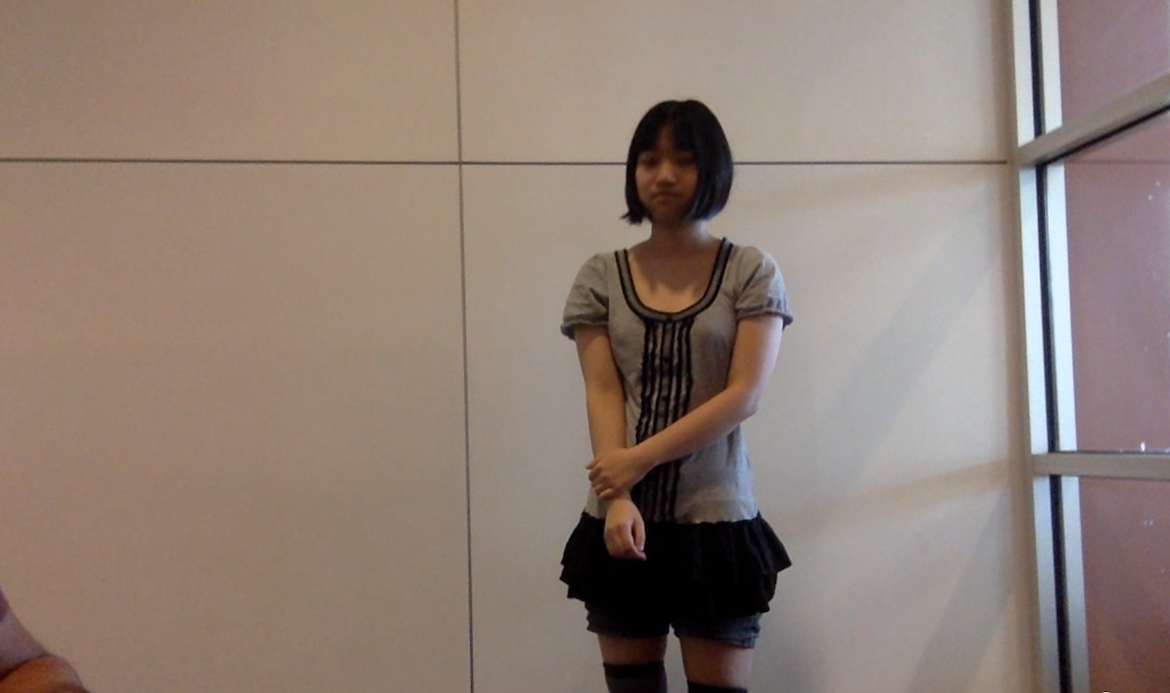
#> input picture photos/sample2.png, 1170 x 693 px
$ python faces.py   (Python 2 division)
#> lines starting #> are read from the running program, lines starting #| are printed output that depends on the picture; after the words box and inside, x2 and y2 are one past the last pixel; in counts of white or black regions, pixels touching at a corner belong together
import numpy as np
import cv2


# Displays image, press any key to close window
def displayImage(img):
	cv2.imshow("Detect Features", img)
	cv2.waitKey(0)
	cv2.destroyAllWindows()


if __name__ == '__main__':

	img = cv2.imread("photos/sample2.png", 1)
#> img is the input picture: shape (693, 1170, 3); mean B, G, R 117.7, 127.4, 143.5
	gray = cv2.cvtColor(img, cv2.COLOR_BGR2GRAY)
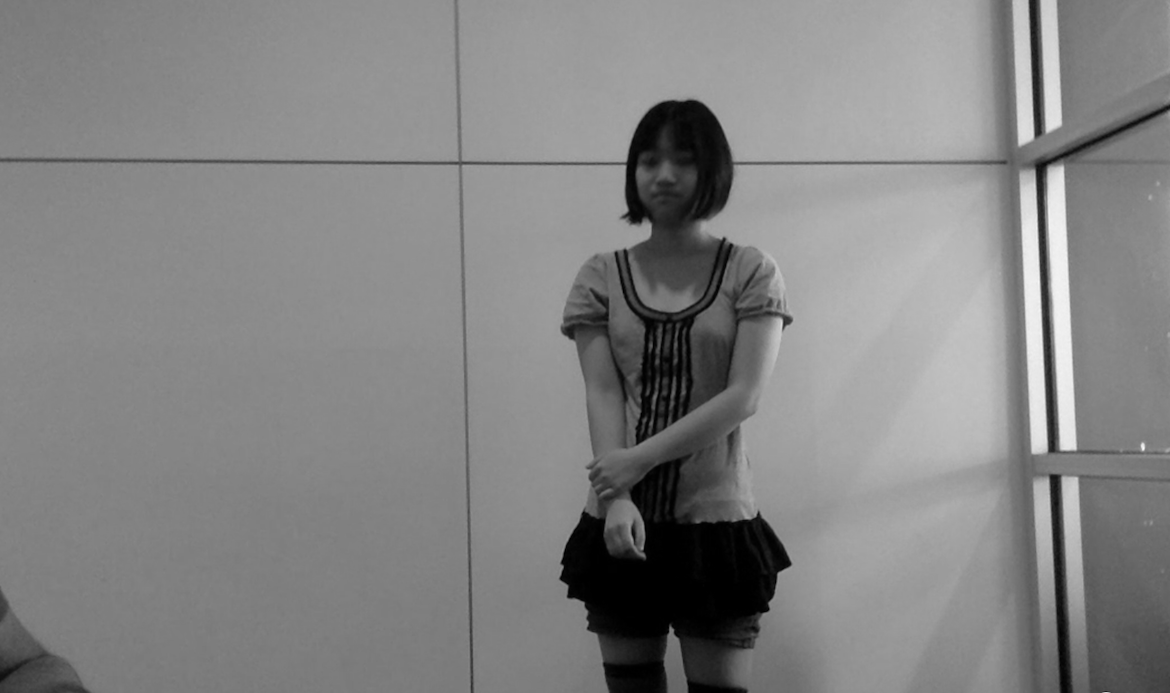
#> gray: shape (693, 1170); min 0, max 252, mean 131.1


	faceCascade = cv2.CascadeClassifier("haarcascades/haarcascade_frontalface_default.xml")
	faces = faceCascade.detectMultiScale(gray, 1.1 ,5)
#> faces = [[624, 131, 84, 84]]
	print "Found %d faces" %(len(faces))
#| Found 1 faces

	for (x, y, w, h) in faces:
		cv2.rectangle(img, (x,y), (x+w, y+h), (0, 255, 0), 2)
#> this loop made 1 pass
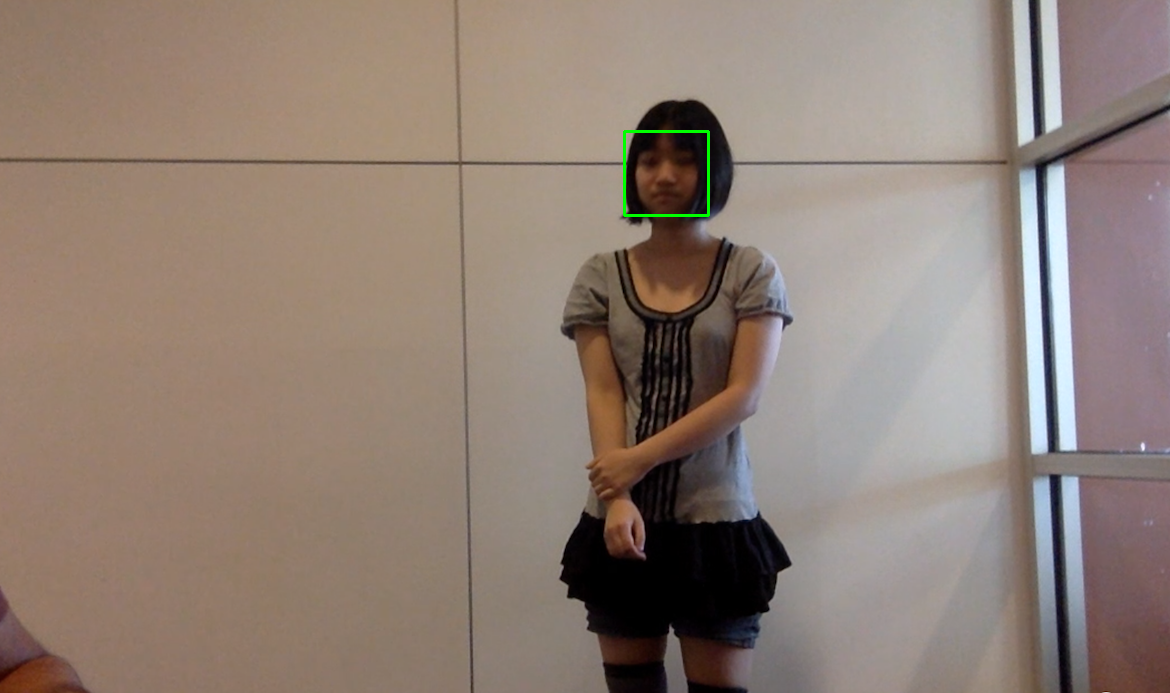
#> img: shape (693, 1170, 3); 0.12% of pixels changed, all inside (x1, y1, x2, y2) = (623, 130, 710, 217)

	"""
	bodyCascade = cv2.CascadeClassifier("haarcascades/haarcascade_fullbody.xml")
	body = bodyCascade.detectMultiScale(gray, 1.1 ,5)
	print "Found %d bodies" %(len(body))
	for (x, y, w, h) in body:
		cv2.rectangle(img, (x,y), (x+w, y+h), (255, 0, 0), 2)

	"""


	skirtCascade = cv2.CascadeClassifier("haarcascades/skirts.xml")
	skirts = skirtCascade.detectMultiScale(img, 1.3, 4)
#> skirts = ()

	print "Found %d skirts" %(len(skirts))
#| Found 0 skirts
	for (x, y, w, h) in skirts:
		cv2.rectangle(img, (x,y), (x+w, y+h), (0, 0, 255), 2)
#> this loop made 0 passes


	displayImage(img)

$ run again, with photos/sample1.png copied over photos/sample2.png
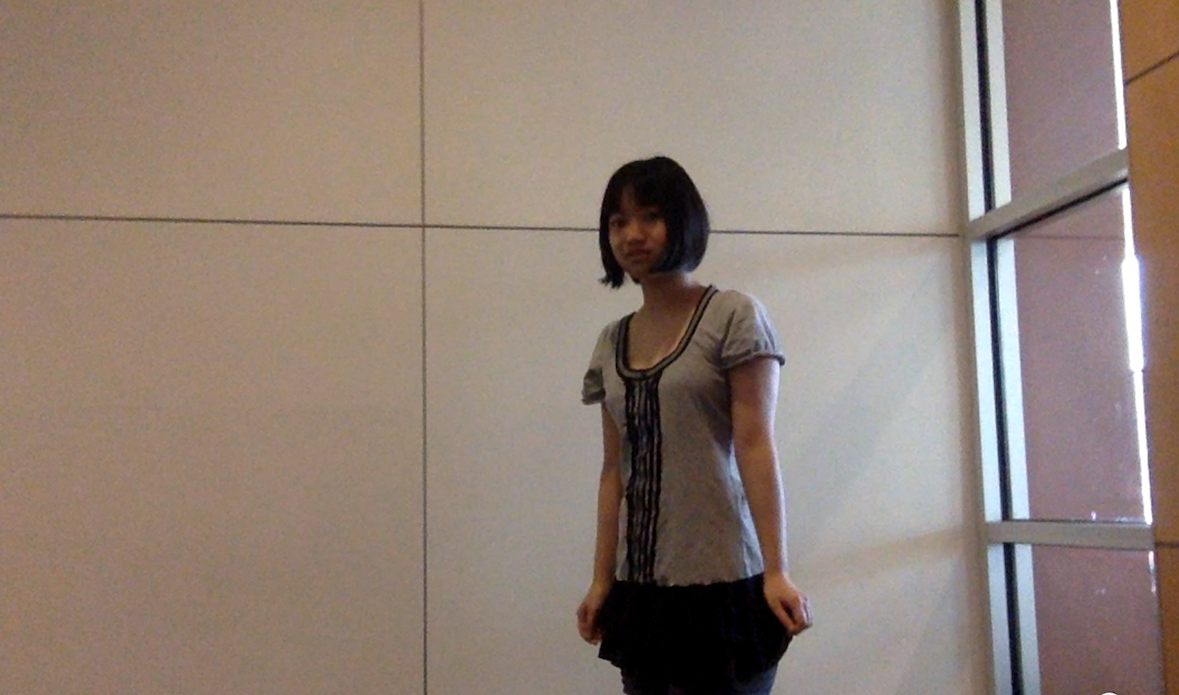
#> input picture photos/sample1.png, 1179 x 695 px
#> img is the input picture: shape (695, 1179, 3); mean B, G, R 119.9, 130, 145.6
#> faces = [[598, 194, 77, 77]]
#| Found 1 faces
#> the loop `for (x, y, w, h) in faces:` made 1 pass
#> after the loop `for (x, y, w, h) in faces:`:
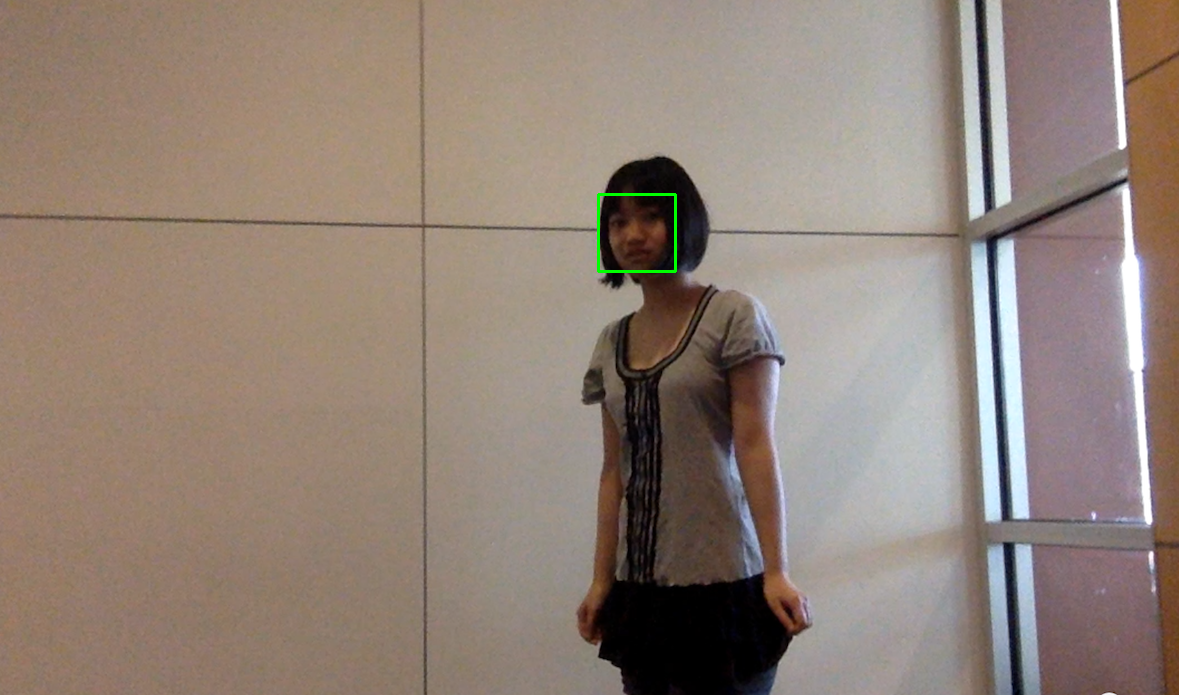
#> img: shape (695, 1179, 3); 0.11% of pixels changed, all inside (x1, y1, x2, y2) = (597, 193, 677, 273)
#> skirts = [[526, 243, 326, 326]]
#| Found 1 skirts
#> the loop `for (x, y, w, h) in skirts:` made 1 pass
#> after the loop `for (x, y, w, h) in skirts:`:
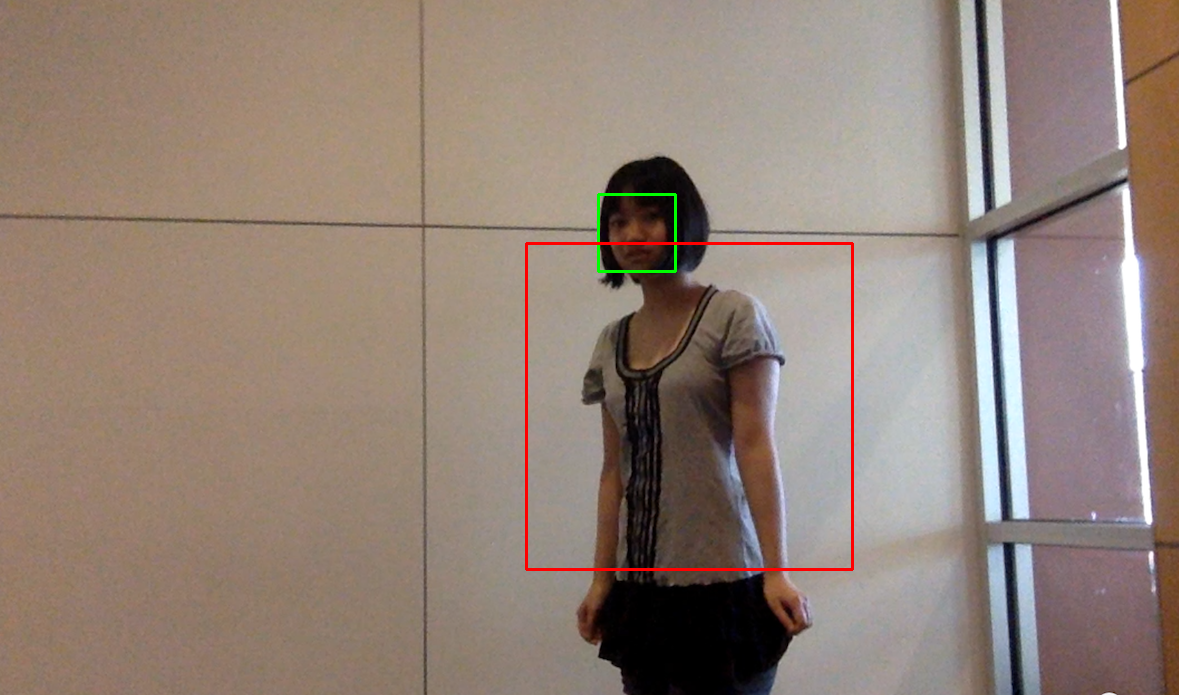
#> img: shape (695, 1179, 3); 0.48% of pixels changed, all inside (x1, y1, x2, y2) = (525, 242, 854, 571)

$ run again, with photos/sample3.png copied over photos/sample2.png
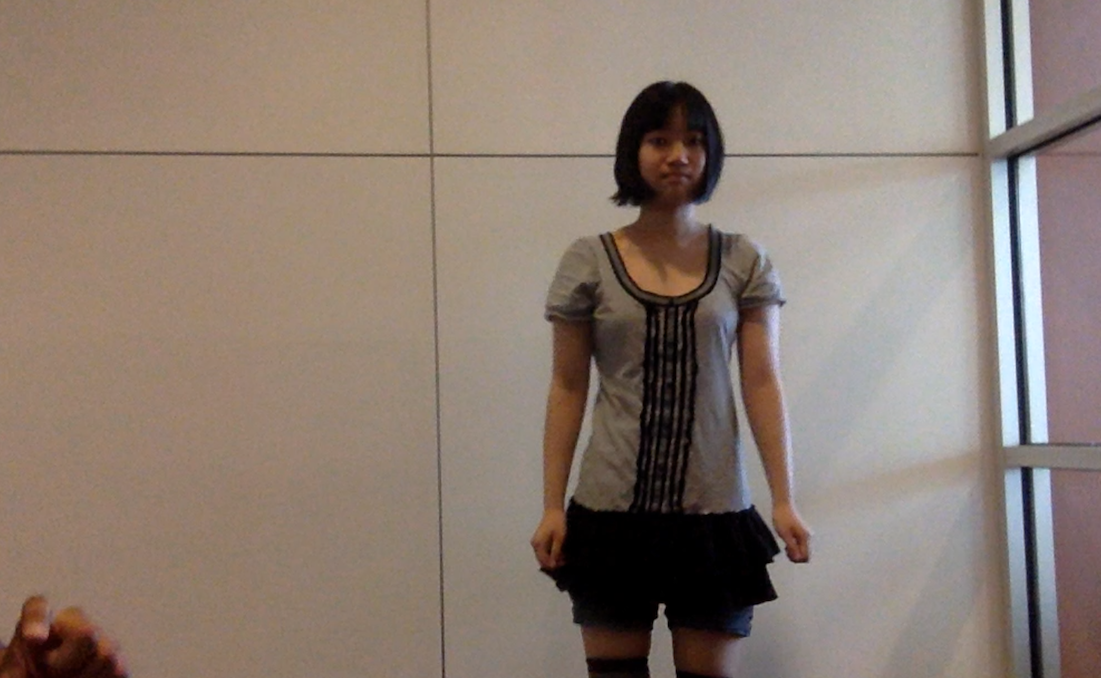
#> input picture photos/sample3.png, 1101 x 678 px
#> img is the input picture: shape (678, 1101, 3); mean B, G, R 115.2, 125.7, 140.7
#> faces = [[628, 106, 94, 94]]
#| Found 1 faces
#> the loop `for (x, y, w, h) in faces:` made 1 pass
#> after the loop `for (x, y, w, h) in faces:`:
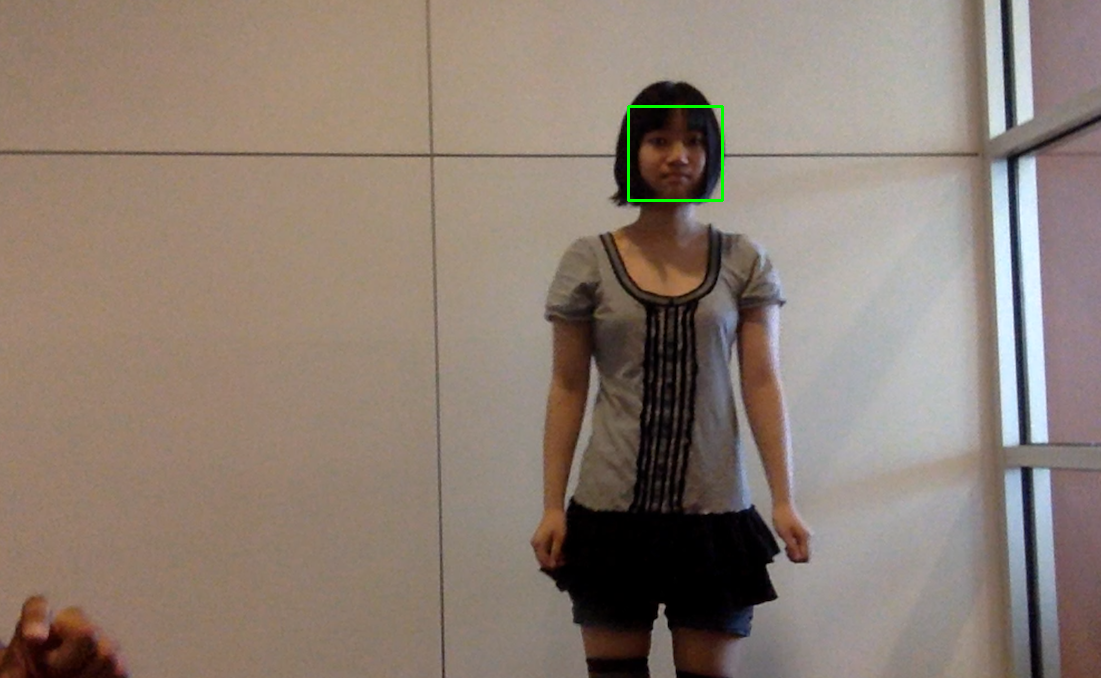
#> img: shape (678, 1101, 3); 0.15% of pixels changed, all inside (x1, y1, x2, y2) = (627, 105, 724, 202)
#> skirts = [[560, 37, 215, 215]]
#| Found 1 skirts
#> the loop `for (x, y, w, h) in skirts:` made 1 pass
#> after the loop `for (x, y, w, h) in skirts:`:
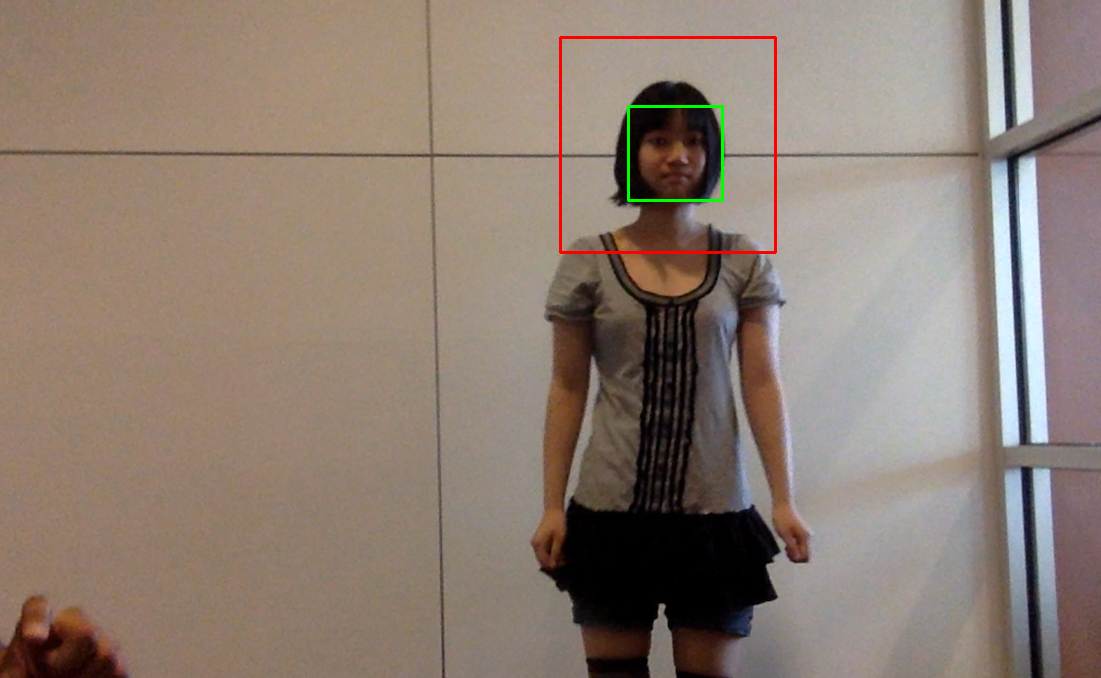
#> img: shape (678, 1101, 3); 0.35% of pixels changed, all inside (x1, y1, x2, y2) = (559, 36, 777, 254)

$ run again, with photos/sample4.png copied over photos/sample2.png
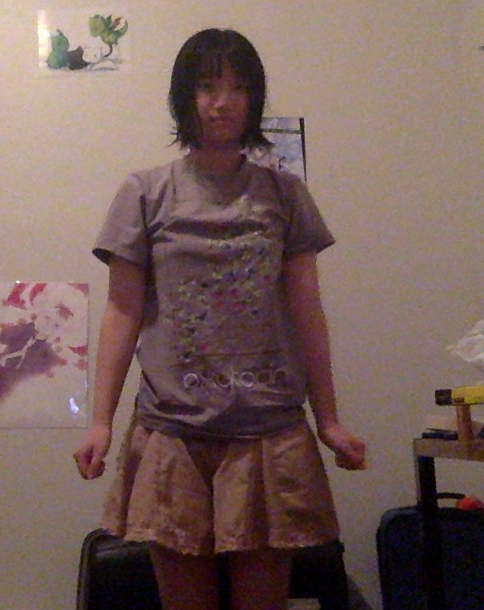
#> input picture photos/sample4.png, 484 x 610 px
#> img is the input picture: shape (610, 484, 3); mean B, G, R 90.3, 94.9, 117.9
#> `gray = cv2.cvtColor(img, cv2.COLOR_BGR2GRAY)`:
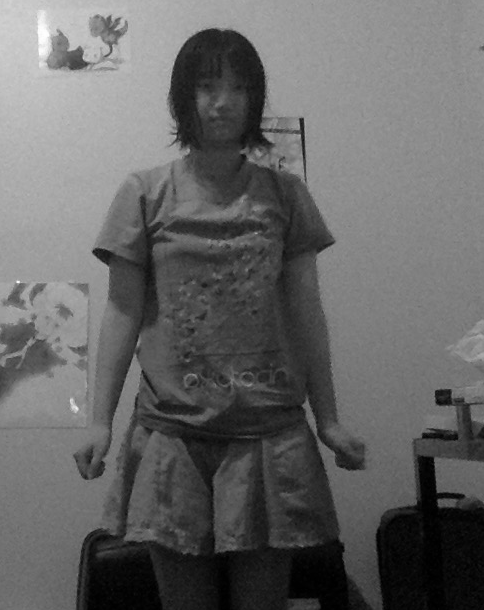
#> gray: shape (610, 484); min 0, max 254, mean 101.3
#> faces = [[185, 61, 77, 77]]
#| Found 1 faces
#> the loop `for (x, y, w, h) in faces:` made 1 pass
#> after the loop `for (x, y, w, h) in faces:`:
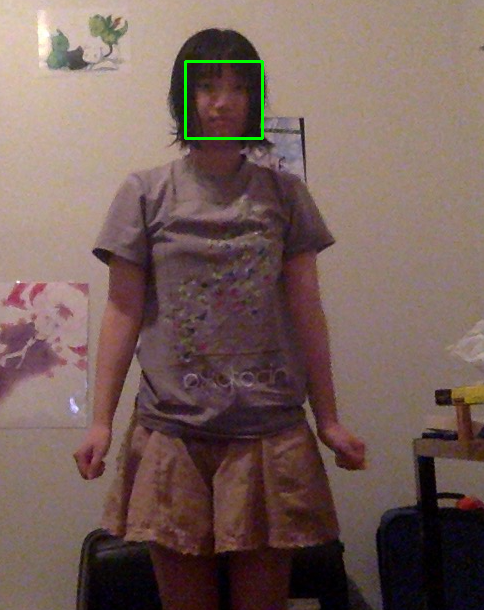
#> img: shape (610, 484, 3); 0.31% of pixels changed, all inside (x1, y1, x2, y2) = (184, 60, 264, 140)
#> skirts = ()
#| Found 0 skirts
